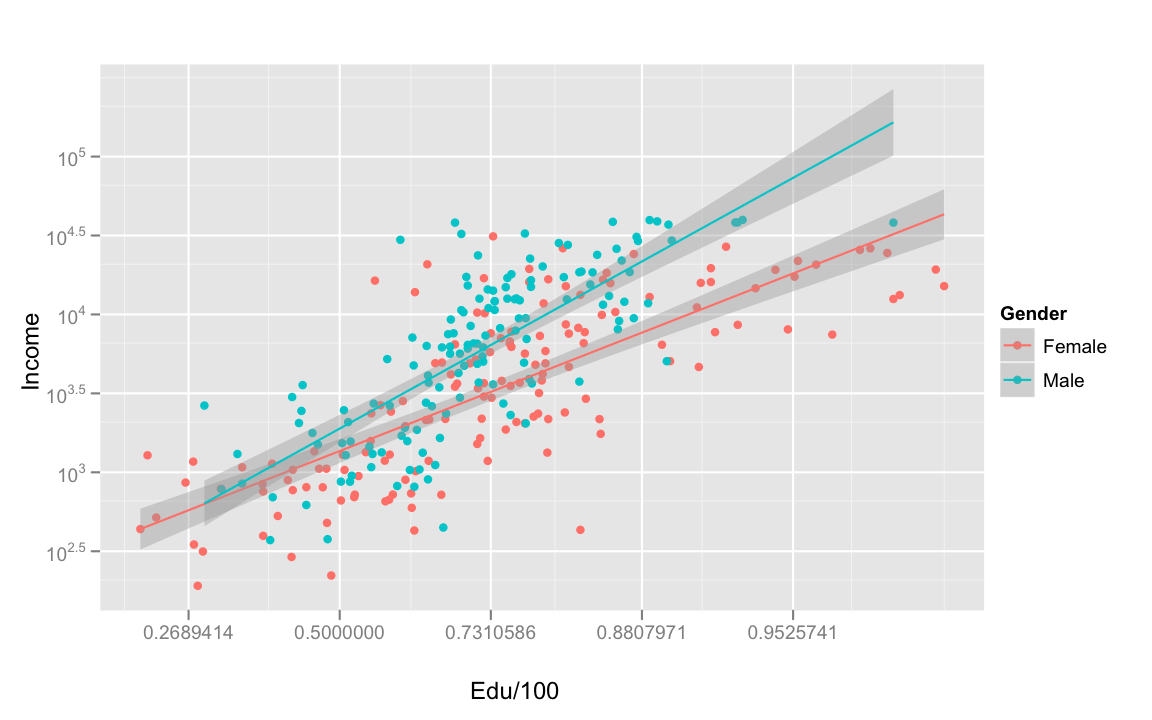

Recreate this plot in R.
p <- ggplot(subset(gender.comp2,Edu < 99 & Income < 40000), aes(Edu/100, Income,colour = Gender))+
	scale_x_logit()+
	scale_y_log10()+
	geom_point()+
	stat_smooth(method = "lm")+
	opts(aspect.ratio = 2/(1+sqrt(5)))
 
 print(p)
